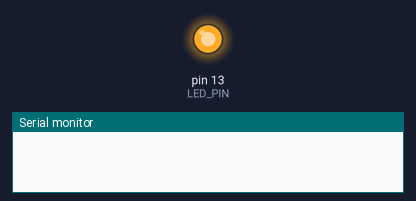
Bench run of a sketch on a simulated Arduino Uno, built with avr-gcc and run on an emulated ATmega328P. Shown: output pins drawn as LEDs (lit = HIGH), the last lines printed to the serial monitor.

Above: at 0.1 s.
At 2.7 s:
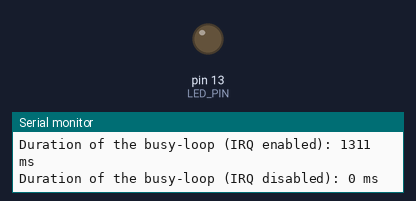
Timing chart, 0 to 4.2 s (numbered marks = the images above):
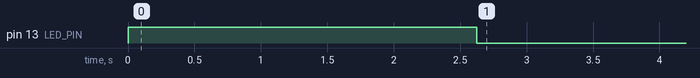

Measured:
- by itself, pin 13 (LED_PIN): LOW → HIGH at 0.00 s, → LOW 2.6 s later

The sketch:

noInterrupts.ino
```cpp
/*
Show that Arduino uses interrupts to count time.
Each time you disable the interrupts (through noInterrupts) or another
interrupt routine than the time count one executes, the time count is stopped
for this duration.

So if you use interrupts on your program you should acknowledge it and not rely
absolutely on the Arduino time count, for e.g. to compute time-related
statistics.
https://www.arduino.cc/en/Reference/AttachInterrupt

by: Yoan Tournade
*/

const int LED_PIN = 13;
const long BUSY_N = 1000000;
unsigned long begintAt = 0;
unsigned long endAt = 0;
int isDone = 0;

void setup() {
  Serial.begin(9600);
  pinMode(LED_PIN, OUTPUT);
  digitalWrite(LED_PIN, LOW);
}

void loop() {
  if(!isDone) {
    // Time count with interrupts enabled.
    begintAt = millis();
    digitalWrite(LED_PIN, HIGH);
    for(long i = 0; i < BUSY_N; i++) { delayMicroseconds(1); }
    digitalWrite(LED_PIN, LOW);
    endAt = millis();
    Serial.print("Duration of the busy-loop (IRQ enabled): ");
    Serial.print(endAt - begintAt);
    Serial.println(" ms");
    // Time count with interrupts disabled.
    noInterrupts();
    begintAt = millis();
    digitalWrite(LED_PIN, HIGH);
    for(long i = 0; i < BUSY_N; i++) { delayMicroseconds(1); }
    digitalWrite(LED_PIN, LOW);
    endAt = millis();
    interrupts();
    Serial.print("Duration of the busy-loop (IRQ disabled): ");
    Serial.print(endAt - begintAt);
    Serial.println(" ms");
    isDone = 1;
  }
}
```
